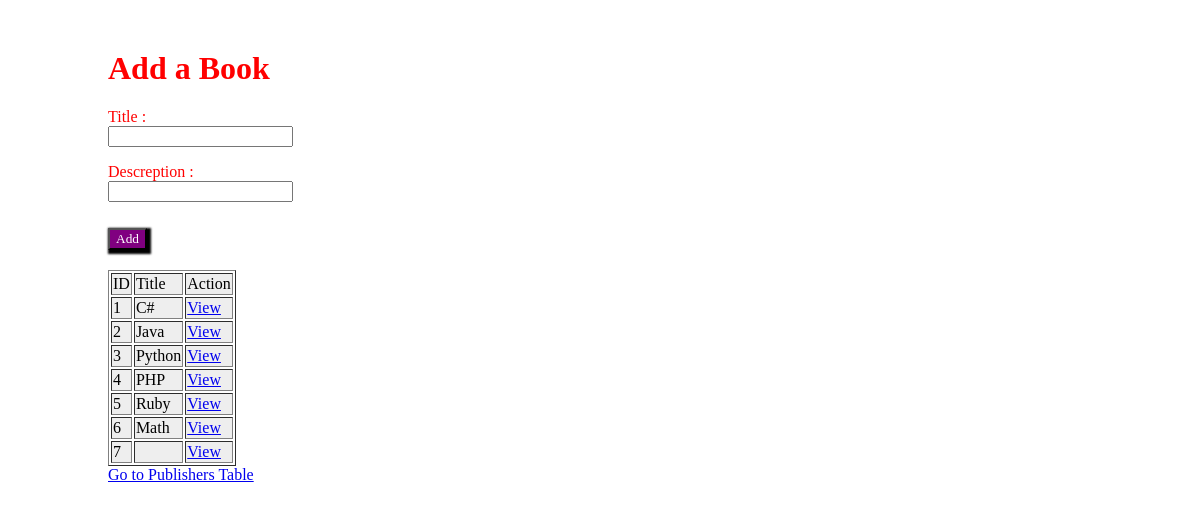
The app's page /, older data.
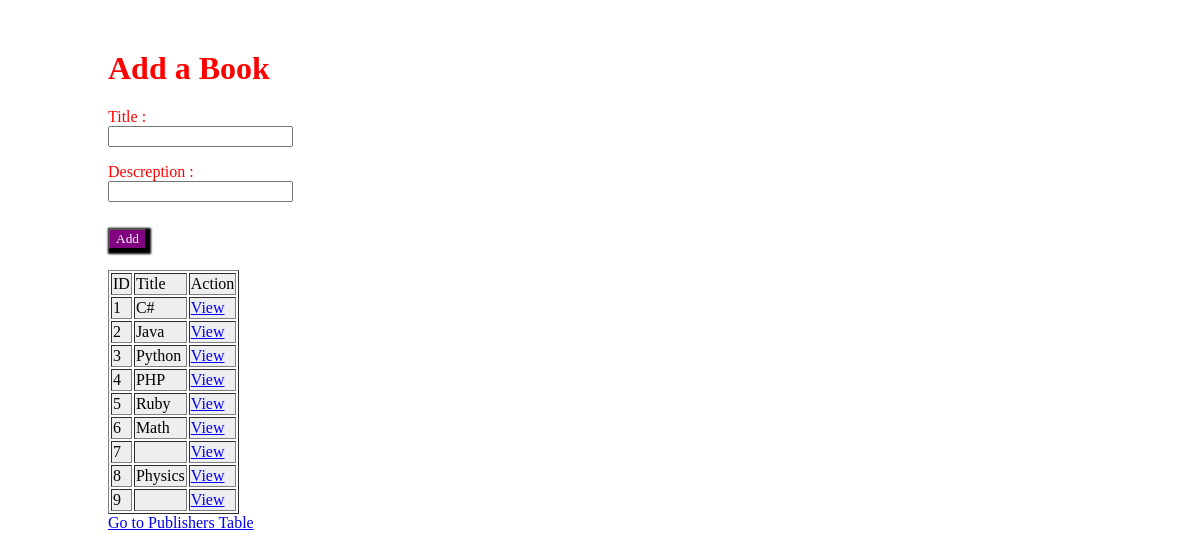
The same page, newer data.
### App/models.py (models this page shows)
class Book(models.Model):
	title = models.CharField(max_length=255)
	desc=models.TextField()
	created_at = models.DateTimeField(auto_now_add=True)
	updated_at = models.DateTimeField(auto_now=True)

### App/views.py (the view)
# urls.py: path('', views.index),
def index(request):
    context={
        'books':Book.objects.all()
    }
    return render (request , 'index.html' , context)

### App/templates/index.html (shortened to what this page needs)
<!DOCTYPE html>
<html lang="en">
<head>
</head>
<body>
    <main>
        <form action="/addBook" , method="post">
            <h1>Add a Book</h1>
            <p>Title : <span><input  type="text" name="title"></span></p>
            <p>Descreption :<span><input type="text" name="desc"></span></p>
            <input class="btn" type="submit" , value="Add">
        </form>
        <table border="1">
            <thead>
                <td>ID</td>
                <td>Title</td>
                <td>Action</td>
            </thead>
            {%for bk in books%}
            <tr>
                <td>{{bk.id}}</td>
                <td>{{bk.title}}</td>
                <td><a href="/books/{{bk.id}}">View</a></td>
            </tr>
            {%endfor%}
        </table>
        <a href="/goToPublisher">Go to Publishers Table</a>
    </main>
</body>
</html>

Row changes from the older to the newer data that the page shows:
added Book: id "8", title "Physics"
added Book: id "9"
